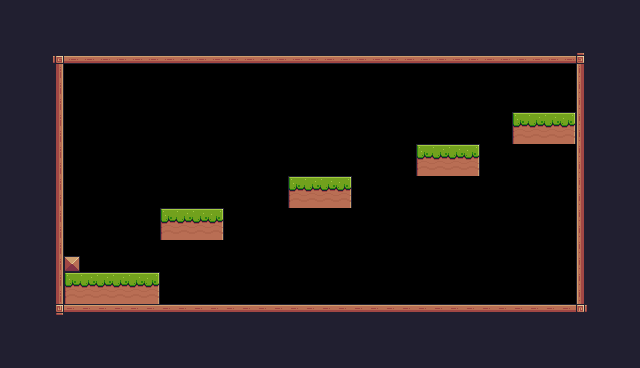

A level layout from a 2D game, rendered from its tile map. Below: a short description, then the map file with its tile-grid data intact:
An orthogonal 40x23 tile map with 16x16 px tiles, 1 tile layer (Background) and 20 objects (5x Fruit, 4x Platform, Player, Chicken, Mushroom, ...).

<map version="1.10" tiledversion="1.12.1" orientation="orthogonal" renderorder="right-down" width="40" height="23" tilewidth="16" tileheight="16" infinite="0" nextlayerid="4" nextobjectid="13">
 <tileset firstgid="1" source="Pixel Adventure.tsx" />
 <layer id="1" name="Background" width="40" height="23">
  <properties>
   <property name="BackgroundColor" value="Brown" />
  </properties>
  <data encoding="csv">
24,24,24,24,24,24,24,24,24,24,24,24,24,24,24,24,24,24,24,24,24,24,24,24,24,24,24,24,24,24,24,24,24,24,24,24,24,24,24,24,
24,24,24,24,24,24,24,24,24,24,24,24,24,24,24,24,24,24,24,24,24,24,24,24,24,24,24,24,24,24,24,24,24,24,24,24,24,24,24,24,
24,24,24,24,24,24,24,24,24,24,24,24,24,24,24,24,24,24,24,24,24,24,24,24,24,24,24,24,24,24,24,24,24,24,24,24,24,24,24,24,
24,24,24,92,134,134,134,134,134,134,134,134,134,134,134,134,134,134,134,134,134,134,134,134,134,134,134,134,134,134,134,134,134,134,134,134,93,24,24,24,
24,24,24,113,0,0,0,0,0,0,0,0,0,0,0,0,0,0,0,0,0,0,0,0,0,0,0,0,0,0,0,0,0,0,0,0,111,24,24,24,
24,24,24,113,0,0,0,0,0,0,0,0,0,0,0,0,0,0,0,0,0,0,0,0,0,0,0,0,0,0,0,0,0,0,0,0,111,24,24,24,
24,24,24,113,0,0,0,0,0,0,0,0,0,0,0,0,0,0,0,0,0,0,0,0,0,0,0,0,0,0,0,0,0,0,0,0,111,24,24,24,
24,24,24,113,0,0,0,0,0,0,0,0,0,0,0,0,0,0,0,0,0,0,0,0,0,0,0,0,0,0,0,0,7,8,8,9,111,24,24,24,
24,24,24,113,0,0,0,0,0,0,0,0,0,0,0,0,0,0,0,0,0,0,0,0,0,0,0,0,0,0,0,0,29,30,30,31,111,24,24,24,
24,24,24,113,0,0,0,0,0,0,0,0,0,0,0,0,0,0,0,0,0,0,0,0,0,0,7,8,8,9,0,0,0,0,0,0,111,24,24,24,
24,24,24,113,0,0,0,0,0,0,0,0,0,0,0,0,0,0,0,0,0,0,0,0,0,0,29,30,30,31,0,0,0,0,0,0,111,24,24,24,
24,24,24,113,0,0,0,0,0,0,0,0,0,0,0,0,0,0,7,8,8,9,0,0,0,0,0,0,0,0,0,0,0,0,0,0,111,24,24,24,
24,24,24,113,0,0,0,0,0,0,0,0,0,0,0,0,0,0,29,30,30,31,0,0,0,0,0,0,0,0,0,0,0,0,0,0,111,24,24,24,
24,24,24,113,0,0,0,0,0,0,7,8,8,9,0,0,0,0,0,0,0,0,0,0,0,0,0,0,0,0,0,0,0,0,0,0,111,24,24,24,
24,24,24,113,0,0,0,0,0,0,29,30,30,31,0,0,0,0,0,0,0,0,0,0,0,0,0,0,0,0,0,0,0,0,0,0,111,24,24,24,
24,24,24,113,0,0,0,0,0,0,0,0,0,0,0,0,0,0,0,0,0,0,0,0,0,0,0,0,0,0,0,0,0,0,0,0,111,24,24,24,
24,24,24,113,35,0,0,0,0,0,0,0,0,0,0,0,0,0,0,0,0,0,0,0,0,0,0,0,0,0,0,0,0,0,0,0,111,24,24,24,
24,24,24,113,7,8,8,8,8,9,0,0,0,0,0,0,0,0,0,0,0,0,0,0,0,0,0,0,0,0,0,0,0,0,0,0,111,24,24,24,
24,24,24,113,29,30,30,30,30,31,0,0,0,0,0,0,0,0,0,0,0,0,0,0,0,0,0,0,0,0,0,0,0,0,0,0,111,24,24,24,
24,24,24,114,90,90,90,90,90,90,90,90,90,90,90,90,90,90,90,90,90,90,90,90,90,90,90,90,90,90,90,90,90,90,90,90,115,24,24,24,
24,24,24,24,24,24,24,24,24,24,24,24,24,24,24,24,24,24,24,24,24,24,24,24,24,24,24,24,24,24,24,24,24,24,24,24,24,24,24,24,
24,24,24,24,24,24,24,24,24,24,24,24,24,24,24,24,24,24,24,24,24,24,24,24,24,24,24,24,24,24,24,24,24,24,24,24,24,24,24,24,
24,24,24,24,24,24,24,24,24,24,24,24,24,24,24,24,24,24,24,24,24,24,24,24,24,24,24,24,24,24,24,24,24,24,24,24,24,24,24,24
</data>
 </layer>
 <objectgroup id="2" name="Spawnpoints">
  <object id="1" name="Player" type="Player" x="80" y="256" width="32" height="32" />
  <object id="2" name="Apple" type="Fruit" x="144" y="208" width="32" height="32" />
  <object id="3" name="Orange" type="Fruit" x="288" y="152" width="32" height="32" />
  <object id="4" name="Kiwi" type="Fruit" x="416" y="120" width="32" height="32" />
  <object id="5" name="Cherries" type="Fruit" x="488" y="176" width="32" height="32" />
  <object id="6" name="Bananas" type="Fruit" x="528" y="88" width="32" height="32" />
  <object id="7" name="Chicken" type="Chicken" x="176" y="272" width="32" height="32">
   <properties>
    <property name="offNeg" type="float" value="2" />
    <property name="offPos" type="float" value="2" />
   </properties>
  </object>
  <object id="8" name="Mushroom" type="Mushroom" x="424" y="256" width="32" height="32">
   <properties>
    <property name="offNeg" type="float" value="2" />
    <property name="offPos" type="float" value="2" />
   </properties>
  </object>
  <object id="9" type="Saw" x="320" y="208" width="32" height="32">
   <properties>
    <property name="isVertical" type="bool" value="true" />
    <property name="offNeg" type="float" value="2" />
    <property name="offPos" type="float" value="2" />
   </properties>
  </object>
  <object id="10" type="Checkpoint" x="514.526" y="287.77" width="64" height="64" />
  <object id="11" type="BlueBird" x="360" y="176" width="32" height="32">
   <properties>
    <property name="offNeg" type="float" value="3" />
    <property name="offPos" type="float" value="3" />
   </properties>
  </object>
 </objectgroup>
 <objectgroup id="3" name="Collisions">
  <object id="10" x="48" y="48" width="16" height="272" />
  <object id="11" x="64" y="48" width="528" height="16" />
  <object id="12" x="576" y="64" width="16" height="256" />
  <object id="13" x="64" y="304" width="512" height="16" />
  <object id="14" x="64" y="272" width="96" height="32" />
  <object id="15" type="Platform" x="160" y="224" width="64" height="16" />
  <object id="16" type="Platform" x="288" y="192" width="64" height="16" />
  <object id="17" type="Platform" x="416" y="160" width="64" height="16" />
  <object id="18" type="Platform" x="512" y="128" width="64" height="16" />
 </objectgroup>
</map>
